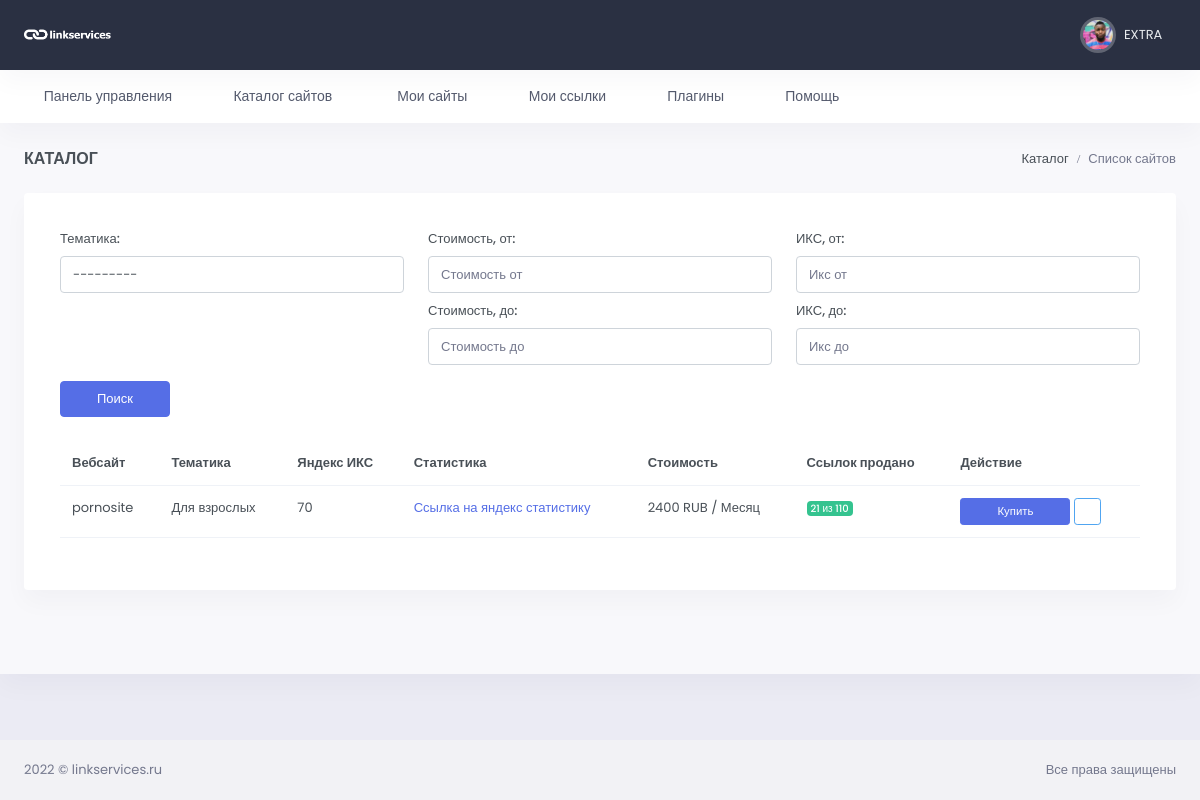
The app's page /catalog/ (signed in) with its own data.
### users/models.py (models this page shows, shortened)
class User(AbstractUser):
    email = models.EmailField(_("email address"), unique=True, )
    email_verify = models.BooleanField(default=False)
    USERNAME_FIELD = 'email'
    REQUIRED_FIELDS = ['username']
    class Meta:
        verbose_name = _("Пользователь")
        verbose_name_plural = _("Пользователи")
        ordering = ('-date_joined',)

class Profile(models.Model):
    user = models.OneToOneField(User, verbose_name="Пользователь",
                                related_name='profile', null=True, on_delete=models.CASCADE)
    chat_id = models.CharField(max_length=100, blank=True, null=True, verbose_name='Чат ID телеграмм')
    TOKEN = models.CharField(max_length=100, blank=True, null=True)
    wmz = models.CharField(max_length=200, blank=True, null=True, verbose_name='WMZ-кошелёк')
    ymoney = models.CharField(max_length=200, blank=True, null=True, verbose_name='ЮMoney-кошелёк')
    current_balance = models.PositiveIntegerField(default=0, blank=True, null=True, verbose_name="Текущий баланс")
    hold_balance = models.PositiveIntegerField(default=0, blank=True, null=True, verbose_name='На удержании')
    output_balance = models.PositiveIntegerField(default=0, blank=True, null=True, verbose_name='Ожидает вывода')
    name_telegram = models.CharField(blank=True, null=True, max_length=100, verbose_name='Телеграмм')
    avatar = models.ImageField(upload_to='avatar/%Y/%m/%d/', blank=True, null=True, verbose_name='Аватар')
    created = models.DateTimeField(auto_now_add=True, verbose_name='Создан')
    update = models.DateTimeField(auto_now=True, verbose_name='Обновлён')
    class Meta:
        verbose_name = 'Профиль пользователя'
        verbose_name_plural = 'Профили пользователей'

### site_app/models.py (models this page shows, shortened)
class WebSite(models.Model):
    MODERATION = 'На модерации'
    PUBLISHED = 'Опубликовано'
    REJECTED = 'Отклонено'
    STATUS_CHOICES = (
        (MODERATION, 'На модерации'),
        (PUBLISHED, 'Опубликовано'),
        (REJECTED, 'Отклонено')
    )
    url = models.CharField(max_length=255, verbose_name='url сайта')
    user = models.ForeignKey(Profile, related_name='user_website', on_delete=models.CASCADE,
                             max_length=100, blank=True, null=True, verbose_name='email заказчика')
    category = models.ForeignKey(Category, on_delete=models.CASCADE, verbose_name='Тематика')
    price = models.IntegerField(verbose_name='Цена')
    status = models.CharField(max_length=20, choices=STATUS_CHOICES, default=MODERATION, verbose_name='Статус')
    total_link = models.IntegerField(verbose_name='Всего ссылок', blank=True, null=True)
    yandex_x = models.IntegerField(verbose_name='Яндекс Икс', blank=True, null=True)
    yandex_stat = models.CharField(max_length=255, verbose_name='Яндекс статистика')
    increase = models.PositiveIntegerField(verbose_name='Наценка %', default=50, blank=True, null=True)
    password_yandex = models.CharField(max_length=250, verbose_name='Пароль от статистики', blank=True, null=True)
    created = models.DateTimeField(auto_now_add=True, verbose_name='Добавлено')
    update = models.DateTimeField(auto_now=True, verbose_name='Изменено')
    class Meta:
        verbose_name = 'Сайт'
        verbose_name_plural = 'Сайты'
        ordering = ('-created',)
    def get_absolute_url(self):
        return reverse('buy-link', kwargs={"pk": self.pk})
    def get_increase_price(self):
        return int(self.price * (self.increase / 100 + 1))
    def get_total_link(self):
        return self.link_set.count()

class Category(models.Model):
    name = models.CharField(max_length=200, verbose_name='Тематика')
    slug = models.SlugField()
    def __str__(self):
        return self.name
    class Meta:
        verbose_name = 'Тематика'
        verbose_name_plural = 'Тематики'
        ordering = ('name',)

### main/views.py (the view)
# urls.py: path('catalog/', Catalog.as_view(), name='catalog'),
class Catalog(LoginRequiredMixin, FilterView, ListView):
    template_name = 'main/catalog.html'
    context_object_name = 'website'
    paginate_by = 10
    model = WebSite
    filterset_class = SiteFilter
    def get_queryset(self):
        return WebSite.objects.filter(status='Опубликовано')\
            .select_related('category').exclude(user=self.request.user.profile)\
            .prefetch_related(Prefetch('link_set'))
    def get_context_data(self, *, object_list=None, **kwargs):
        context = super(Catalog, self).get_context_data(**kwargs)
        context['title'] = 'Каталог сайтов'
        return context

### main/templates/main/catalog.html (shortened to what this page needs)
{% extends 'base.html' %}
{% load static %}
{% block content %}
<div id="layout-wrapper">
    <div class="main-content">
        <div class="page-content">
            <div class="container-fluid">
                <div class="row">
                    <div class="col-12">
                        <div class="page-title-box d-sm-flex align-items-center justify-content-between">
                            <h4 class="mb-sm-0 font-size-18">Каталог</h4>
                            <div class="page-title-right">
                                <ol class="breadcrumb m-0">
                                    <li class="breadcrumb-item"><a href="javascript: void(0);">Каталог</a></li>
                                    <li class="breadcrumb-item active">Список сайтов</li>
                                </ol>
                            </div>
                        </div>
                    </div>
                </div>
                <div class="row">
                    <div class="col-lg-12">
                        <div class="card">
                            <div class="card-body">
                                <div class="tab-content p-3">
                                    <div class="tab-pane active" id="all-order" role="tabpanel">
                                        <form method="get">
                                            <div class="row">
                                                <div class="col-xl col-sm-6">
                                                    <div class="mb-3">
                                                        <label class="form-label">Тематика:</label>
                                                        {{ filter.form.category }}
                                                    </div>
                                                </div>
                                                <div class="col-xl col-sm-6">
                                                    <div class="mb-3">
                                                        <label class="form-label">Стоимость, от:</label>
                                                        <input type="number" class="form-control" id="id_price__gt"
                                                               placeholder="Стоимость от" name="price__gt" step="any">
                                                        <label class="form-label mt-2">Стоимость, до:</label>
                                                        <input type="number" class="form-control" id="id_price__lt"
                                                               placeholder="Стоимость до" name="price__lt" step="any">
                                                    </div>
                                                </div>
                                                <div class="col-xl col-sm-6">
                                                    <div class="mb-3">
                                                        <label class="form-label">ИКС, от:</label>
                                                       <input type="number" class="form-control" id="id_yandex_x__gt"
                                                               placeholder="Икс от" name="yandex_x__gt" step="any">
                                                        <label class="form-label mt-2">ИКС, до:</label>
                                                         <input type="number" class="form-control" id="id_yandex_x__lt"
                                                               placeholder="Икс до" name="yandex_x__lt" step="any">
                                                    </div>
                                                </div>
                                            </div>
                                            <div class="row">
                                                <div class="col-xl col-sm-6 align-self-end">
                                                    <div class="mb-3">
                                                        <button type="submit" class="btn btn-primary w-md">Поиск
                                                        </button>
                                                    </div>
                                                </div>
                                            </div>
                                        </form>
                                        <div class="table-responsive mt-2">
                                            <table class="table table-hover datatable dt-responsive nowrap"
                                                   style="border-collapse: collapse; border-spacing: 0; width: 100%;">
                                                <thead>
                                                <tr>
                                                    <th scope="col">Вебсайт</th>
                                                    <th scope="col">Тематика</th>
                                                    <th scope="col">Яндекс ИКС</th>
                                                    <th scope="col">Статистика</th>
                                                    <th scope="col">Стоимость</th>
                                                    <th scope="col">Ссылок продано</th>
                                                    <th scope="col">Действие</th>
                                                </tr>
                                                </thead>
                                                <tbody>
                                                {% for item in website %}
                                                {% include 'main/partials/itemSites.html' %}
                                                {% endfor %}
                                                </tbody>
                                            </table>
                                        </div>
                                    </div>
                                </div>
                            </div>
                        </div>
                    </div>
                </div>
            </div>
        </div>
    </div>
</div>
{% endblock %}

### templates/inc/_header.html (shortened to what this page needs)
{% load static %}
<header id="page-topbar">
    <div class="navbar-header">
        <div class="d-flex">
            <div class="navbar-brand-box">
                <a href="{% url 'profile' pk=user.id %}" class="logo logo-light">
                    <span class="logo-lg">
                                    <img src="{% static '/images/logo-light.png' %}" alt="" height="19">
                                </span>
                </a>
            </div>
        </div>
        <div class="d-flex">
            <div class="dropdown d-none d-lg-inline-block ms-1">
                <button type="button" class="btn header-item noti-icon waves-effect"
                        data-bs-toggle="dropdown" aria-haspopup="true" aria-expanded="false">
                    <i class="bx bx-customize"></i>
                </button>
            </div>
            <div class="dropdown d-inline-block">
                <button type="button" class="btn header-item noti-icon waves-effect"
                        id="page-header-notifications-dropdown"
                        data-bs-toggle="dropdown" aria-haspopup="true" aria-expanded="false">
                    {% if user.profile.chat_id %}
                    <i class="bx bx-bell"></i>
                    {% else %}
                    <i class="bx bx-bell bx-tada"></i>
                    <span class="badge bg-danger rounded-pill">1</span>
                    {% endif %}
                </button>
            </div>
            <div class="dropdown d-inline-block">
                <button type="button" class="btn header-item waves-effect" id="page-header-user-dropdown"
                        data-bs-toggle="dropdown" aria-haspopup="true" aria-expanded="false">
                    <img class="rounded-circle header-profile-user"
                         src="{% if user.profile.avatar %}{{ user.profile.avatar.url }}{% else %}{% static '/images/favicon.ico' %}{% endif %}"
                     alt="Header Avatar">
                    <span class="d-none d-xl-inline-block ms-1" key="t-henry">{{ user.username }}</span>
                    <i class="mdi mdi-chevron-down d-none d-xl-inline-block"></i>
                </button>
            </div>
        </div>
    </div>
</header>
<div class="topnav">
    <div class="container-fluid">
        <nav class="navbar navbar-light navbar-expand-lg topnav-menu">
            <div class="collapse navbar-collapse" id="topnav-menu-content">
                <ul class="navbar-nav">
                    <li class="nav-item dropdown">
                        <a class="nav-link dropdown-toggle arrow-none" href="{% url 'profile' pk=user.id %}" id="topnav-dashboard"
                           role="button">
                            <i class="bx bx-home-circle me-2"></i><span key="t-dashboards">Панель управления</span>
                        </a>
                    </li>
                    <li class="nav-item dropdown">
                        <a class="nav-link dropdown-toggle arrow-none" href="{% url 'catalog' %}" id="topnav-dashboard"
                           role="button">
                            <i class="bx bx-home-circle me-2"></i><span key="t-dashboards">Каталог сайтов</span>
                        </a>
                    </li>
                    <li class="nav-item dropdown">
                        <a class="nav-link dropdown-toggle arrow-none" href="{% url 'my-sites' %}" id="topnav-uielement"
                           role="button">
                            <i class="bx bx-tone me-2"></i>
                            <span key="t-ui-elements">Мои сайты</span>
                        </a>
                    </li>
                    <li class="nav-item dropdown">
                        <a class="nav-link dropdown-toggle arrow-none" href="{% url 'my-links' %}" id="topnav-pages"
                           role="button">
                            <i class="bx bx-customize me-2"></i><span key="t-apps">Мои ссылки</span>
                        </a>
                    </li>
                    <li class="nav-item dropdown">
                        <a class="nav-link dropdown-toggle arrow-none" href="{% url 'plugins' %}" id="topnav-components"
                           role="button">
                            <i class="bx bx-collection me-2"></i><span key="t-components">Плагины</span>
                        </a>
                    </li>
                    <li class="nav-item dropdown">
                        <a class="nav-link dropdown-toggle arrow-none" href="{% url 'help' %}" id="topnav-more"
                           role="button">
                            <i class="bx bx-file me-2"></i><span key="t-extra-pages">Помощь</span>
                        </a>
                    </li>
                </ul>
            </div>
        </nav>
    </div>
</div>

### main/templates/main/partials/itemSites.html
{% if item.get_total_link < item.total_link %}
<tr>
    <td>{{ item.url }}</td>
    <td>{{ item.category }}</td>
    <td>{{ item.yandex_x }}</td>
    <td><a href="{{ item.yandex_stat }}"> Ссылка на яндекс статистику</a></td>
    <td>{{ item.get_increase_price }} RUB / Месяц</td>
    <td>
        <span class="badge bg-success font-size-10">
           {{ item.get_total_link }} из {{ item.total_link }}</span>
    </td>
    <td>
        <a href="{{ item.get_absolute_url }}" class="btn btn-primary btn-sm w-md">Купить</a>
        <a href="{{ item.url}}" target="_blank" class="btn btn-outline-info btn-sm"><i
                class="mdi mdi-web"></i></a>
    </td>
</tr>
{% endif %}

### records on screen
User: avatar (picture), username "EXTRA"
WebSite: url "pornosite", category "Для взрослых", yandex_x "70", get_increase_price "2400", get_total_link "21", total_link "110"
